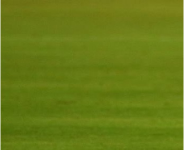
#> input picture images/messi_roi.png, 184 x 150 px
$ python histogram_backprojection_AIL_2.py
#> lines starting #> are read from the running program, lines starting #| are printed output that depends on the picture; after the words box and inside, x2 and y2 are one past the last pixel; in counts of white or black regions, pixels touching at a corner belong together
# File: histogram_backprojection_AIL_2.py
# https://theailearner.com/2019/04/18/histogram-backprojection/

import cv2 as cv
import matplotlib.pyplot as plot
import numpy as np

# roi is the object or region of object we need to find
roi = cv.imread('../images/messi_roi.png')
#> roi is the input picture: shape (150, 184, 3); mean B, G, R 20.9, 123.7, 104.2
hsv_roi = cv.cvtColor(roi, cv.COLOR_BGR2HSV)
#> hsv_roi: shape (150, 184, 3); mean H, S, V 35.6, 212.9, 123.7

# target is the image we search in
target = cv.imread('../images/messi_target.png')
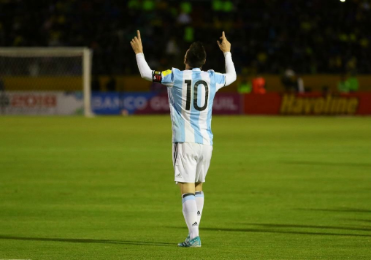
#> input picture images/messi_target.png, 371 x 260 px
#> target is the input picture: shape (260, 371, 3); mean B, G, R 28.1, 86.3, 78.2
hsv_target = cv.cvtColor(target, cv.COLOR_BGR2HSV)
#> hsv_target: shape (260, 371, 3); mean H, S, V 37.6, 184, 90.2

# Calculating object histogram
M = cv.calcHist(images=[hsv_roi], channels=[0, 1], mask=None, histSize=[180, 256],
                ranges=[0, 180, 0, 256])
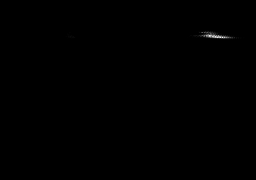
#> M: shape (180, 256) float32; min 0, max 539, mean 0.6; drawn with min black and max white

# Normalize histogram and apply backprojection
cv.normalize(M, dst=M, alpha=0, beta=255, norm_type=cv.NORM_MINMAX)
#> M: shape (180, 256) float32; 0.79% of pixels changed, all inside (x1, y1, x2, y2) = (64, 30, 251, 40)
B = cv.calcBackProject(images=[hsv_target], channels=[0, 1], hist=M,
                       ranges=[0, 180, 0, 256], scale=1)
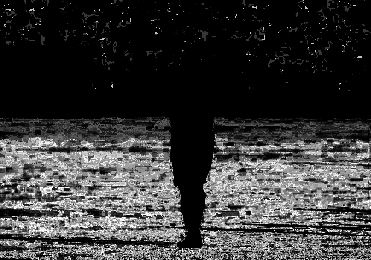
#> B: shape (260, 371); min 0, max 255, mean 55.6

# Apply a convolution with a circular disc
disc = cv.getStructuringElement(cv.MORPH_ELLIPSE, ksize=(5, 5))
cv.filter2D(B, ddepth=-1, kernel=disc, dst=B)
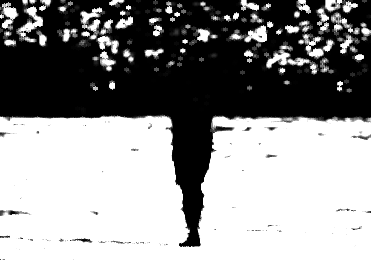
#> B: shape (260, 371); min 0, max 255, mean 143.5
B = np.uint8(B)
cv.normalize(B, dst=B, alpha=0, beta=255, norm_type=cv.NORM_MINMAX)

# Use thresholding to segment out the region
ret, thresh = cv.threshold(B, thresh=10, maxval=255, type=0)
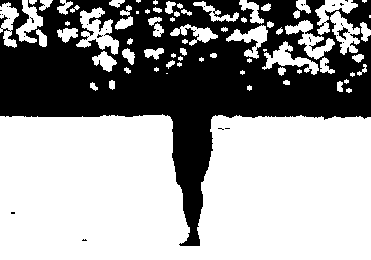
#> thresh: shape (260, 371); 61.3% white; 28 black regions (26 under 20 px), largest, box (x1, y1, x2, y2) and area: (0, 0, 371, 246) 37141, (337, 27, 350, 40) 60

# Overlay images using bitwise_and
thresh = cv.merge((thresh, thresh, thresh))
result = cv.bitwise_and(target, thresh)
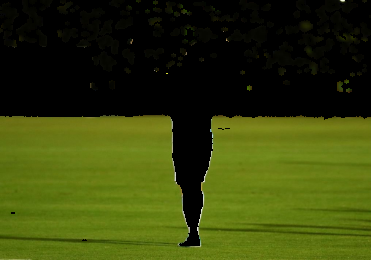
#> result: shape (260, 371, 3); mean B, G, R 10.4, 63.5, 53.4

# Display the output
plot.figure()
plot.title('ROI')
roi_rgb = cv.cvtColor(roi, cv.COLOR_BGR2RGB)
plot.imshow(roi_rgb, interpolation='nearest')

plot.figure()
plot.title('target')
target_rgb = cv.cvtColor(target, cv.COLOR_BGR2RGB)
plot.imshow(target_rgb, interpolation='nearest')

plot.figure()
plot.title('Result')
result_rgb = cv.cvtColor(result, cv.COLOR_BGR2RGB)
plot.imshow(result_rgb, interpolation='nearest')

plot.show()
